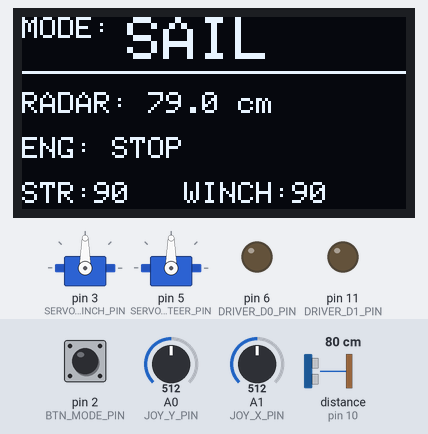
Simulated run of this sketch. Board: Arduino Uno, built with avr-gcc and run on an emulated ATmega328P. Parts: 2 × servo, 128×64 one-colour display, output pins drawn as LEDs (lit = HIGH). Wiring (inferred from the names in the program): ultrasonic range finder: trigger pin 9; echo pin 10. The inputs (shaded band) are chosen by the test bench; at power-on: A1 (JOY_X_PIN) = 512, A0 (JOY_Y_PIN) = 512, pin 2 (BTN_MODE_PIN) HIGH, distance to the obstacle (sensor on pin 10) 80 cm. The echo pulse lasts 58.3 µs per cm; pins used as bus, display or sensor lines are not drawn.

Above: at 2.7 s.
2.8 s: A1 (JOY_X_PIN) set to 586
4.3 s: A1 (JOY_X_PIN) set to 610
At 6.3 s:
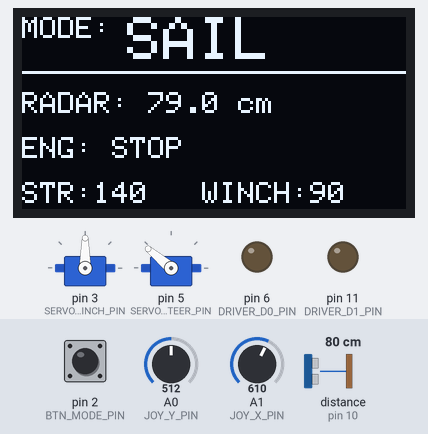
6.8 s: A0 (JOY_Y_PIN) set to 587
8.3 s: A0 (JOY_Y_PIN) set to 618
At 9.4 s:
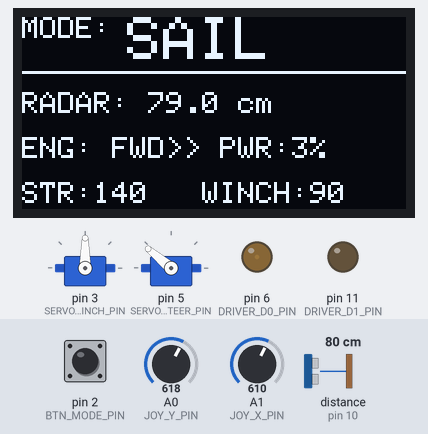
9.9 s: pin 2 (BTN_MODE_PIN) pulled LOW for 0.15 s
At 10.37 s:
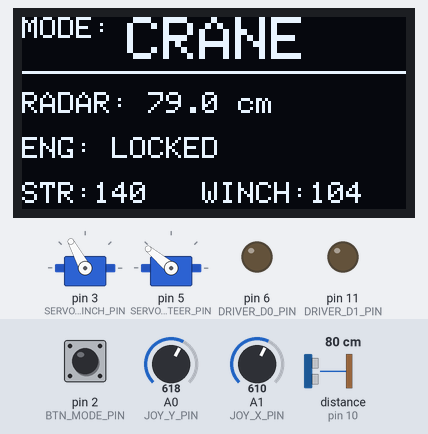
10.6 s: distance to the obstacle (sensor on pin 10) set to 18 cm
At 11.9 s:
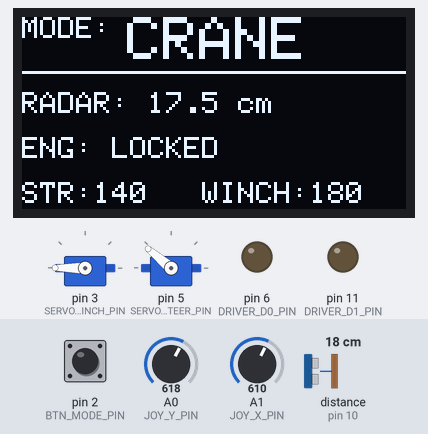
12.7 s: distance to the obstacle (sensor on pin 10) set to 13 cm
At 14.0 s:
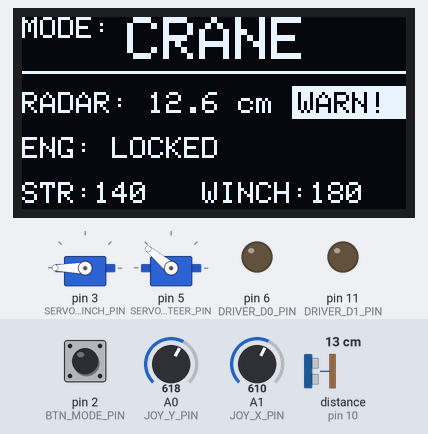
Timing chart, 0 to 15.2 s (numbered marks = the images above; inputs shaded):
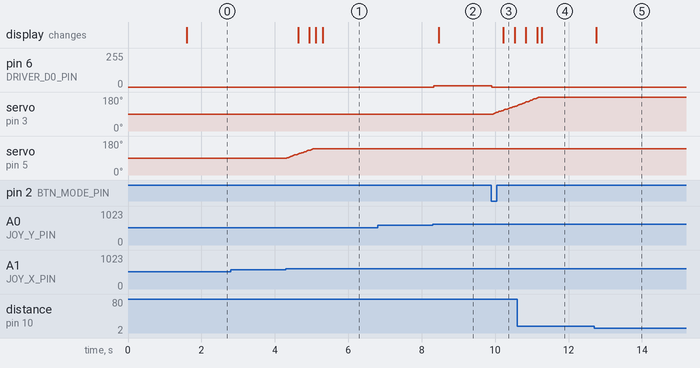

Measured:
- the behaviour switches between 600 and 601 on A1 (JOY_X_PIN) (found by bisection; images 0 and 1)
- the behaviour switches between 600 and 601 on A0 (JOY_Y_PIN) (found by bisection; images 1 and 2)
- the behaviour switches between 16 and 15 cm on distance to the obstacle (sensor on pin 10) (found by bisection; images 4 and 5)
- after the input at 2.8 s, every drawn part: stays the same
- after the input at 4.3 s, servo on pin 5 (SERVO_STEER_PIN): moves from 90° to 140° over 0.74 s, starting at once; the display: first changes after 0.33 s (image 1 shows a later state)
- after the input at 6.8 s, every drawn part: stays the same
- after the input at 8.3 s, pin 6 (DRIVER_D0_PIN): 0/255 → 10/255 at once; the display: changes after 0.16 s (image 2)
- after the input at 9.9 s, pin 6 (DRIVER_D0_PIN): 10/255 → 0/255 at once; servo on pin 3 (SERVO_WINCH_PIN): moves from 90° to 134° over 0.64 s, starting after 0.05 s; the display: changes after 0.32 s (image 3)
- after the input at 12.7 s, the display: changes after 0.06 s (image 5)

The sketch:

sketch_apr20a.ino
```cpp
#include <Servo.h>
#include <Wire.h>
#include <Adafruit_GFX.h>
#include <Adafruit_SSD1306.h>

// =======================================================
// PROJECT NEREUS - 科考船操作系统 v3.0 (带雷达显示屏)
// =======================================================

// --- 屏幕配置 ---
#define SCREEN_WIDTH 128 // OLED 显示宽度，以像素为单位
#define SCREEN_HEIGHT 64 // OLED 显示高度，以像素为单位
#define OLED_RESET    -1 // Reset pin # (or -1 if sharing Arduino reset pin)
Adafruit_SSD1306 display(SCREEN_WIDTH, SCREEN_HEIGHT, &Wire, OLED_RESET);

// --- 引脚分配 ---
const int JOY_Y_PIN = A0;   // 摇杆 Y 轴
const int JOY_X_PIN = A1;   // 摇杆 X 轴
const int BTN_MODE_PIN = 2; // 摇杆按键

const int SERVO_WINCH_PIN = 3;  // 起重机舵机
const int SERVO_STEER_PIN = 5;  // 转向舵机

// 根据你的驱动板更新了引脚名称 (D0/D1 对应 6和11)
const int DRIVER_D0_PIN = 6;    // ZK-5AD D0 (前进)
const int DRIVER_D1_PIN = 11;   // ZK-5AD D1 (后退)

const int TRIG_PIN = 9;         // HC-SR04 超声波 Trig
const int ECHO_PIN = 10;        // HC-SR04 超声波 Echo

// --- 核心控制对象 ---
Servo winchServo;
Servo steerServo;

enum SystemMode { SAIL, CRANE };
SystemMode currentMode = SAIL;

int winchPos = 90;
int steerPos = 90;
unsigned long lastButtonPress = 0;

// 屏幕刷新计时器 (防止屏幕刷新拖慢舵机)
unsigned long lastDisplayUpdate = 0;
float currentDistance = 0.0;
int currentEngineSpeed = 0;
String engineStatus = "STOP";

void setup() {
  Serial.begin(9600);

  // 初始化引脚
  pinMode(BTN_MODE_PIN, INPUT_PULLUP);
  pinMode(DRIVER_D0_PIN, OUTPUT);
  pinMode(DRIVER_D1_PIN, OUTPUT);
  pinMode(TRIG_PIN, OUTPUT);
  pinMode(ECHO_PIN, INPUT);

  // 初始化舵机
  winchServo.attach(SERVO_WINCH_PIN);
  steerServo.attach(SERVO_STEER_PIN);
  winchServo.write(winchPos);
  steerServo.write(steerPos);

  // 确保电机静止
  analogWrite(DRIVER_D0_PIN, 0);
  analogWrite(DRIVER_D1_PIN, 0);

  // 初始化 OLED 屏幕
  if(!display.begin(SSD1306_SWITCHCAPVCC, 0x3C)) { // 一般地址为 0x3C
    Serial.println(F("SSD1306 allocation failed"));
    for(;;); // 屏幕初始化失败则卡住
  }

  display.clearDisplay();
  display.setTextSize(2);
  display.setTextColor(SSD1306_WHITE);
  display.setCursor(10, 20);
  display.println(F("NEREUS OS"));
  display.setTextSize(1);
  display.setCursor(10, 45);
  display.println(F("Booting..."));
  display.display();
  delay(1500); // 显示开机画面 1.5 秒
}

void loop() {
  // 1. 读取摇杆数据
  int joyX = analogRead(JOY_X_PIN);
  int joyY = analogRead(JOY_Y_PIN);

  // 2. 模式切换逻辑
  if (digitalRead(BTN_MODE_PIN) == LOW) {
    if (millis() - lastButtonPress > 500) {
      currentMode = (currentMode == SAIL) ? CRANE : SAIL;

      // 切换模式安全急停
      analogWrite(DRIVER_D0_PIN, 0);
      analogWrite(DRIVER_D1_PIN, 0);
      engineStatus = "STOP";

      lastButtonPress = millis();
    }
  }

  // 3. 超声波探测 (只负责测距，不打印串口，避免卡顿)
  digitalWrite(TRIG_PIN, LOW);
  delayMicroseconds(2);
  digitalWrite(TRIG_PIN, HIGH);
  delayMicroseconds(10);
  digitalWrite(TRIG_PIN, LOW);
  long duration = pulseIn(ECHO_PIN, HIGH, 30000);
  currentDistance = duration * 0.034 / 2;

  // 4. 转向系统
  if (joyX > 600) steerPos += 2;
  else if (joyX < 400) steerPos -= 2;
  steerPos = constrain(steerPos, 40, 140);
  steerServo.write(steerPos);

  // 5. 动力核心分流
  if (currentMode == SAIL) {
    if (joyY > 600) {
      currentEngineSpeed = map(joyY, 600, 1023, 0, 255);
      analogWrite(DRIVER_D0_PIN, currentEngineSpeed);
      analogWrite(DRIVER_D1_PIN, 0);
      engineStatus = "FWD>>"; // 前进
    } else if (joyY < 400) {
      currentEngineSpeed = map(joyY, 400, 0, 0, 255);
      analogWrite(DRIVER_D0_PIN, 0);
      analogWrite(DRIVER_D1_PIN, currentEngineSpeed);
      engineStatus = "<<REV"; // 倒车
    } else {
      analogWrite(DRIVER_D0_PIN, 0);
      analogWrite(DRIVER_D1_PIN, 0);
      engineStatus = "STOP";
    }
  } else {
    // 起重机模式
    if (joyY > 600) winchPos += 2;
    else if (joyY < 400) winchPos -= 2;
    winchPos = constrain(winchPos, 0, 180);
    winchServo.write(winchPos);
    engineStatus = "LOCKED"; // 主引擎锁死
  }

  // 6. 异步刷新 OLED 屏幕 (每 150ms 刷新一次，保证舵机丝滑不卡)
  if (millis() - lastDisplayUpdate > 150) {
    updateScreen();
    lastDisplayUpdate = millis();
  }

  delay(20);
}

// 屏幕绘制函数
void updateScreen() {
  display.clearDisplay();

  // 第一行：当前模式
  display.setTextSize(1);
  display.setCursor(0, 0);
  display.print(F("MODE: "));
  display.setTextSize(2);
  display.setCursor(35, 0);
  if (currentMode == SAIL) {
    display.print(F("SAIL"));
  } else {
    display.print(F("CRANE"));
  }

  // 画一条分割线
  display.drawLine(0, 18, 128, 18, SSD1306_WHITE);

  // 第二行：雷达距离
  display.setTextSize(1);
  display.setCursor(0, 25);
  display.print(F("RADAR: "));
  if (currentDistance == 0 || currentDistance > 200) {
    display.print(F("CLEAR"));
  } else {
    display.print(currentDistance, 1);
    display.print(F(" cm"));
    // 危险警告框
    if (currentDistance < 15.0) {
      display.fillRect(90, 23, 38, 11, SSD1306_WHITE);
      display.setTextColor(SSD1306_BLACK);
      display.setCursor(92, 25);
      display.print(F("WARN!"));
      display.setTextColor(SSD1306_WHITE); // 恢复白色字
    }
  }

  // 第三行：主引擎状态
  display.setCursor(0, 40);
  display.print(F("ENG: "));
  display.print(engineStatus);
  if (currentMode == SAIL && engineStatus != "STOP") {
    display.print(F(" PWR:"));
    int pwrPercent = map(currentEngineSpeed, 0, 255, 0, 100);
    display.print(pwrPercent);
    display.print(F("%"));
  }

  // 第四行：舵机状态
  display.setCursor(0, 55);
  display.print(F("STR:"));
  display.print(steerPos);
  display.print(F("   WINCH:"));
  display.print(winchPos);

  display.display();
}
```
